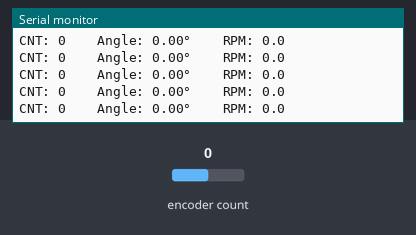
A sketch run on a simulated ESP32. On the bench: the last lines printed to the serial monitor. Inputs (shaded band) come from the test bench; at power-on: encoder count 0.

Above: at 1.2 s.
1.3 s: encoder count set to 1
At 1.32 s:
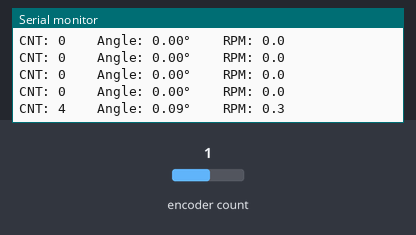
2.8 s: encoder count set to 2
At 2.82 s:
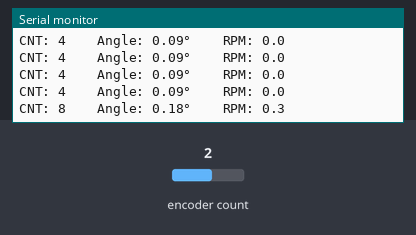
Timing chart, 0 to 5.8 s (numbered marks = the images above; inputs shaded):
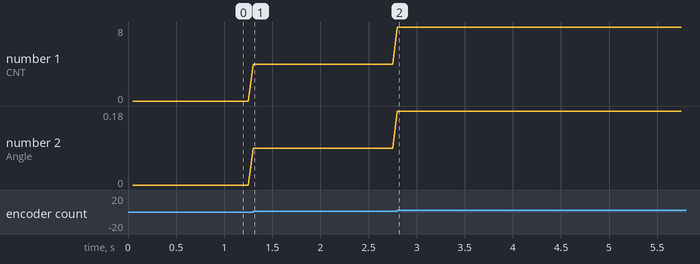

Measured:
- after the input at 1.3 s, the serial monitor: prints a new line at once (image 1)
- after the input at 2.8 s, the serial monitor: prints a new line at once (image 2)
- plotted number 1: 0 → 4 after the input at 1.3 s, 4 → 8 after the input at 2.8 s
- plotted number 2: 0 → 0.09 after the input at 1.3 s, 0.09 → 0.18 after the input at 2.8 s

The sketch:

Magnetic-Encoder-TLE5012B.ino
```cpp
/**
 * TLE5012 Incremental Interface (Final Calibrated Version)
 * Platform: ESP32
 * Sensor: Infineon TLE5012 (Configured as 12-bit / 4096 PPR)
 * Driver: ESP32 Hardware PCNT Unit via ESP32Encoder Library
 */

#include <Arduino.h>
#include <ESP32Encoder.h>

// --- Pin Definitions ---
const int PIN_ENC_A = 18; // TLE5012 IFA -> ESP32 GPIO 18
const int PIN_ENC_B = 19; // TLE5012 IFB -> ESP32 GPIO 19

// --- Calibrated Constants ---
// Berdasarkan analisis data empiris:
// Sensor Resolution = 12-bit (4096 Pulse Per Rev)
// Decoding Mode     = Full Quadrature (x4)
// Total CPR         = 4096 * 4 = 16384
const float ENCODER_CPR = 16384.0;

// --- Objects ---
ESP32Encoder encoder;

// --- Timing Variables ---
unsigned long previousMillis = 0;
long previousEncoderCount = 0;
const int INTERVAL_MS = 50; // Update rate 20Hz (Cukup cepat untuk monitoring)

void setup() {
    Serial.begin(115200);
    while(!Serial && millis() < 2000); // Safety delay

    Serial.println("--- TLE5012 Calibrated Interface Started ---");
    Serial.printf("Target CPR: %.0f counts/rev\n", ENCODER_CPR);

    // 1. Enable Internal Pull-up (Fallback safety)
    // Note: Pastikan external pull-up (4k7/10k) ada jika kabel panjang/noisy
    ESP32Encoder::useInternalWeakPullResistors = puType::up;

    // 2. Attach to Hardware PCNT Unit (Full Resolution x4)
    encoder.attachFullQuad(PIN_ENC_A, PIN_ENC_B);

    // 3. Reset Origin
    encoder.setCount(0);

    Serial.println("System Ready.");
}

void loop() {
    unsigned long currentMillis = millis();

    // Non-blocking Timer
    if (currentMillis - previousMillis >= INTERVAL_MS) {

        // --- A. Data Acquisition ---
        // Atomic read dari register hardware ESP32
        long currentCount = encoder.getCount();

        // --- B. Angle Calculation (0 - 360 degrees) ---
        // Rumus: (Count % CPR) / CPR * 360
        // fmod digunakan karena operator % tidak bekerja pada float
        float angleRaw = (float)currentCount / ENCODER_CPR * 360.0;

        // Normalisasi agar selalu 0 - 360 (termasuk saat berputar mundur/negatif)
        float angleNormalized = fmod(angleRaw, 360.0);
        if (angleNormalized < 0) angleNormalized += 360.0;

        // --- C. RPM Calculation ---
        // Rumus: (Delta Count / CPR) * (60000ms / Delta Time)
        long deltaCount = currentCount - previousEncoderCount;
        float rpm = ((float)deltaCount / ENCODER_CPR) * (60000.0 / INTERVAL_MS);

        // --- D. Output ---
        // Format: CNT, Angle, RPM
        Serial.printf("CNT: %ld \t Angle: %.2f° \t RPM: %.1f\n",
                      currentCount, angleNormalized, rpm);

        // --- E. Update State ---
        previousMillis = currentMillis;
        previousEncoderCount = currentCount;
    }
}
```
